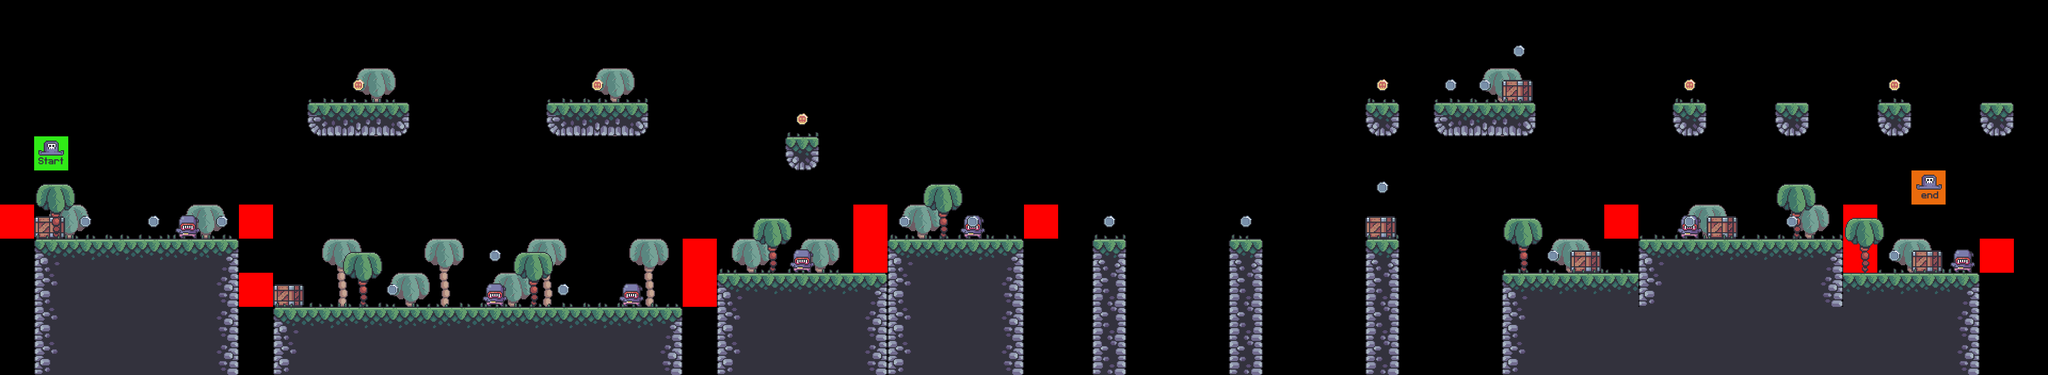

This is a level from a 2D game, rendered from its Tiled map with the project's own tilesets. A one-line summary and the map file follow, with tile-layer data summarised:
An orthogonal 60x11 tile map with 64x64 px tiles, 10 tile layers (Test, bg_palms, terrain, crates, ...), 7 tilesets.

<map version="1.8" tiledversion="1.8.2" orientation="orthogonal" renderorder="right-down" width="60" height="11" tilewidth="64" tileheight="64" infinite="0" nextlayerid="12" nextobjectid="1">
 <editorsettings>
  <export target="../../../GM_8_7/Levels/0/level_0.csv" format="csv" />
 </editorsettings>
 <tileset firstgid="1" source="../tilesets/terrain_tiles.tsx" />
 <tileset firstgid="17" source="../tilesets/coin_tiles.tsx" />
 <tileset firstgid="19" source="../tilesets/grass_tiles.tsx" />
 <tileset firstgid="24" source="../tilesets/palms.tsx" />
 <tileset firstgid="27" source="../tilesets/crate.tsx" />
 <tileset firstgid="28" source="../tilesets/player_tiles.tsx" />
 <tileset firstgid="30" source="../tilesets/enemy_tile.tsx" />
 <layer id="11" name="Test" width="60" height="11">
  <data>[660 cells, 2 non-empty, 1 distinct tile ids]</data>
 </layer>
 <layer id="5" name="bg_palms" width="60" height="11">
  <data>[660 cells, 18 non-empty, 1 distinct tile ids]</data>
 </layer>
 <layer id="1" name="terrain" width="60" height="11">
  <data>[660 cells, 152 non-empty, 12 distinct tile ids]</data>
 </layer>
 <layer id="6" name="crates" width="60" height="11">
  <data>[660 cells, 7 non-empty, 1 distinct tile ids]</data>
 </layer>
 <layer id="3" name="grass" width="60" height="11">
  <data>[660 cells, 57 non-empty, 5 distinct tile ids]</data>
 </layer>
 <layer id="9" name="enemies" width="60" height="11">
  <data>[660 cells, 7 non-empty, 1 distinct tile ids]</data>
 </layer>
 <layer id="10" name="constraints" width="60" height="11">
  <data>[660 cells, 13 non-empty, 2 distinct tile ids]</data>
 </layer>
 <layer id="4" name="fg_palms" width="60" height="11">
  <data>[660 cells, 8 non-empty, 1 distinct tile ids]</data>
 </layer>
 <layer id="2" name="coins" width="60" height="11">
  <data>[660 cells, 24 non-empty, 2 distinct tile ids]</data>
 </layer>
 <layer id="7" name="player" width="60" height="11">
  <data>[660 cells, 2 non-empty, 2 distinct tile ids]</data>
 </layer>
</map>
